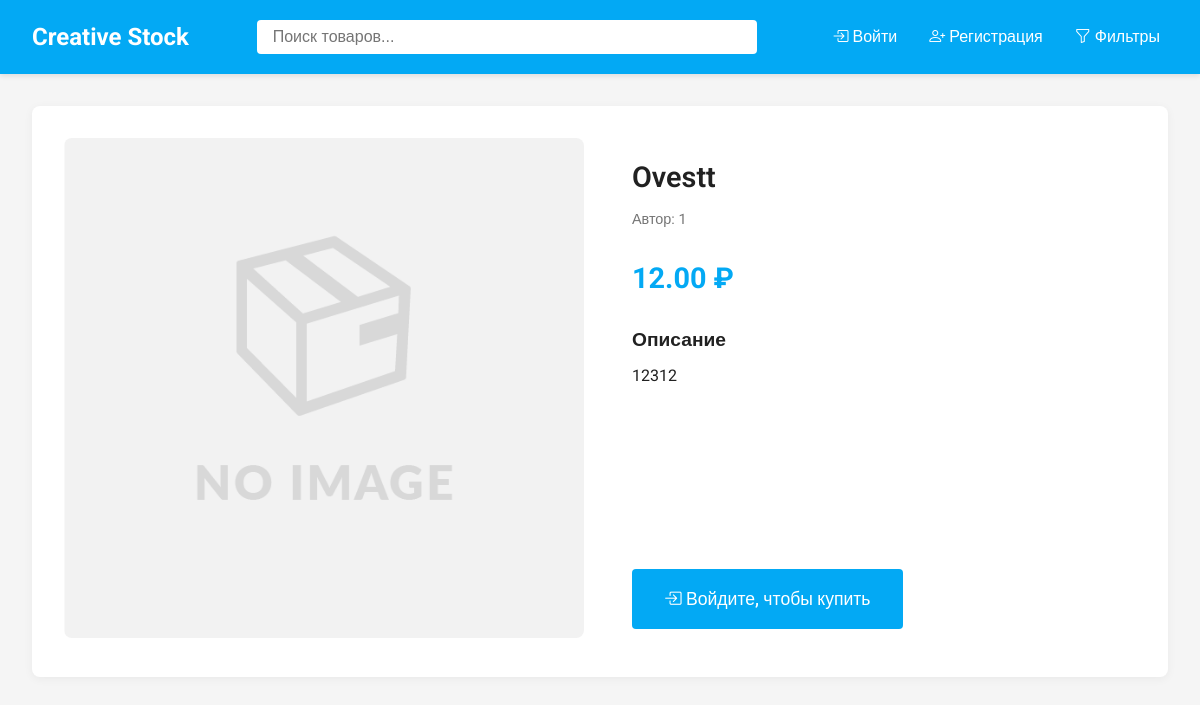
The app's page /product/3 with its own data.
### app.py (models this page shows, shortened)
class Product(db.Model):
    id = db.Column(db.Integer, primary_key=True)
    name = db.Column(db.String(100), nullable=False)
    description = db.Column(db.Text, nullable=False)
    price = db.Column(db.Float, nullable=False)
    cover_image = db.Column(db.String(200), nullable=False)
    file_path = db.Column(db.String(200), nullable=False)
    creator_id = db.Column(db.Integer, db.ForeignKey('user.id'), nullable=False)
    purchases = db.relationship('Purchase', back_populates='product', lazy=True, cascade='all, delete-orphan')
    in_cart = db.relationship('Cart', back_populates='product', lazy=True)

class User(db.Model):
    id = db.Column(db.Integer, primary_key=True)
    username = db.Column(db.String(80), unique=True, nullable=False)
    password = db.Column(db.String(120), nullable=False)
    products = db.relationship('Product', backref='creator', lazy=True)
    purchases = db.relationship('Purchase', back_populates='user', lazy=True)
    cart_items = db.relationship('Cart', back_populates='user', lazy=True)

### app.py (the view)
@app.route('/product/<int:product_id>')
def product_detail(product_id):
    product = Product.query.get_or_404(product_id)
    in_cart = False
    if 'user_id' in session:
        cart_item = Cart.query.filter_by(
            user_id=session['user_id'],
            product_id=product.id
        ).first()
        in_cart = cart_item is not None
    return render_template(
        'product_detail.html',
        product=product,
        in_cart=in_cart
    )

### templates/product_detail.html
{% extends "base.html" %}
{% block content %}
<div class="product-detail-container">
    <div class="product-detail-card">
        <div class="product-gallery">
            <div class="main-image">
                <img src="{{ url_for('uploaded_file', filename=product.cover_image.split('/')[-1]) }}"
                    alt="{{ product.name }}" class="product-detail-image">
            </div>
        </div>
        <div class="product-info">
            <div class="product-header">
                <h1 class="product-title">{{ product.name }}</h1>
                <div class="product-meta">
                    <span class="author">Автор: {{ product.creator.username }}</span>
                </div>
            </div>
            <div class="product-price-section">
                <span class="price">{{ "%.2f"|format(product.price) }} ₽</span>
            </div>
            <div class="product-description">
                <h3>Описание</h3>
                <p>{{ product.description }}</p>
            </div>
            <div class="product-actions">
                {% if 'user_id' in session %}
                {% if product.creator_id != session['user_id'] %}
                {% if in_cart %}
                <button class="btn btn-success btn-large" disabled>
                    <i class="bi bi-check-circle"></i> В корзине
                </button>
                {% else %}
                <a href="{{ url_for('add_to_cart', product_id=product.id) }}" class="btn btn-primary btn-large">
                    <i class="bi bi-cart-plus"></i> Добавить в корзину
                </a>
                {% endif %}
                {% else %}
                <div class="owner-actions">
                    <a href="{{ url_for('edit_product', product_id=product.id) }}" class="btn btn-outline">
                        <i class="bi bi-pencil"></i> Редактировать
                    </a>
                </div>
                {% endif %}
                {% else %}
                <a href="{{ url_for('login') }}" class="btn btn-primary btn-large">
                    <i class="bi bi-box-arrow-in-right"></i> Войдите, чтобы купить
                </a>
                {% endif %}
            </div>
        </div>
    </div>
</div>
{% endblock %}

### static/style.css (style rules this page uses)
:root { --primary-color: #03A9F4; --primary-dark: #0288D1; --text-color: #212121; --text-secondary: #757575; --background: #f5f5f5; --white: #ffffff; }
* { box-sizing: border-box; margin: 0; padding: 0; }
body { font-family: 'Roboto', sans-serif; color: var(--text-color); background-color: var(--background); line-height: 1.6; }
.product-info { padding: 1rem; }
.product-title { font-size: 1.1rem; margin-bottom: 0.5rem; font-weight: 500; }
.product-actions { display: flex; justify-content: space-between; margin-top: 1rem; }
.btn { padding: 0.5rem 1rem; border-radius: 4px; text-decoration: none; font-weight: 500; cursor: pointer; border: none; transition: background-color 0.3s; }
.btn-primary { background-color: var(--primary-color); color: white; }
.btn { display: inline-block; padding: 0.75rem 1.5rem; border-radius: 4px; text-decoration: none; font-weight: 500; cursor: pointer; transition: all 0.3s; }
.btn-primary { background-color: var(--primary-color); color: white; border: none; }
.btn-large { padding: 1rem 2rem; font-size: 1.1rem; }
.product-detail-container { max-width: 1200px; margin: 2rem auto; padding: 0 1rem; }
.product-detail-card { display: grid; grid-template-columns: 1fr 1fr; gap: 2rem; background: white; border-radius: 8px; box-shadow: 0 2px 10px rgba(0, 0, 0, 0.05); padding: 2rem; margin-bottom: 2rem; }
.product-gallery { position: relative; }
.product-detail-image { width: 100%; height: auto; border-radius: 8px; object-fit: cover; max-height: 500px; }
.product-info { display: flex; flex-direction: column; }
.product-header { margin-bottom: 1.5rem; }
.product-title { font-size: 1.8rem; font-weight: 600; color: var(--text-color); margin-bottom: 0.5rem; }
.product-meta { display: flex; gap: 1rem; color: var(--text-secondary); font-size: 0.9rem; }
.product-price-section { display: flex; align-items: center; gap: 1rem; margin-bottom: 1.5rem; }
.price { font-size: 1.8rem; font-weight: 700; color: var(--primary-color); }
.product-description { margin-bottom: 2rem; line-height: 1.6; }
.product-description h3 { margin-bottom: 0.5rem; font-size: 1.2rem; }
.product-actions { margin-top: auto; }

### records on screen
Product: cover_image (placeholder picture), name "Ovestt", price "12.00", description "12312"
User: creator.username "1"
